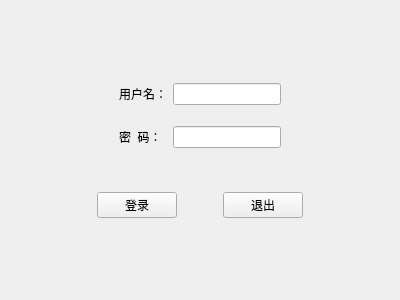
<?xml version="1.0" encoding="UTF-8"?>
<ui version="4.0">
 <class>MainWindow</class>
 <widget class="QMainWindow" name="MainWindow">
  <property name="geometry">
   <rect>
    <x>0</x>
    <y>0</y>
    <width>400</width>
    <height>300</height>
   </rect>
  </property>
  <property name="minimumSize">
   <size>
    <width>400</width>
    <height>300</height>
   </size>
  </property>
  <property name="maximumSize">
   <size>
    <width>400</width>
    <height>300</height>
   </size>
  </property>
  <property name="windowTitle">
   <string>MainWindow</string>
  </property>
  <property name="autoFillBackground">
   <bool>false</bool>
  </property>
  <widget class="QWidget" name="centralwidget">
   <layout class="QVBoxLayout" name="verticalLayout">
    <item>
     <spacer name="verticalSpacer_3">
      <property name="orientation">
       <enum>Qt::Vertical</enum>
      </property>
      <property name="sizeHint" stdset="0">
       <size>
        <width>20</width>
        <height>40</height>
       </size>
      </property>
     </spacer>
    </item>
    <item>
     <widget class="QWidget" name="widget_4" native="true">
      <property name="sizePolicy">
       <sizepolicy hsizetype="Expanding" vsizetype="Fixed">
        <horstretch>0</horstretch>
        <verstretch>0</verstretch>
       </sizepolicy>
      </property>
      <layout class="QGridLayout" name="gridLayout">
       <item row="2" column="1">
        <widget class="QLabel" name="label_2">
         <property name="text">
          <string>密  码：</string>
         </property>
        </widget>
       </item>
       <item row="0" column="0">
        <spacer name="horizontalSpacer_4">
         <property name="orientation">
          <enum>Qt::Horizontal</enum>
         </property>
         <property name="sizeHint" stdset="0">
          <size>
           <width>40</width>
           <height>20</height>
          </size>
         </property>
        </spacer>
       </item>
       <item row="0" column="5">
        <spacer name="horizontalSpacer_5">
         <property name="orientation">
          <enum>Qt::Horizontal</enum>
         </property>
         <property name="sizeHint" stdset="0">
          <size>
           <width>40</width>
           <height>20</height>
          </size>
         </property>
        </spacer>
       </item>
       <item row="2" column="4">
        <widget class="QLineEdit" name="lineEdit_2">
         <property name="echoMode">
          <enum>QLineEdit::Password</enum>
         </property>
        </widget>
       </item>
       <item row="0" column="1">
        <widget class="QLabel" name="label">
         <property name="text">
          <string>用户名：</string>
         </property>
        </widget>
       </item>
       <item row="0" column="4">
        <widget class="QLineEdit" name="lineEdit"/>
       </item>
       <item row="1" column="4">
        <spacer name="verticalSpacer">
         <property name="orientation">
          <enum>Qt::Vertical</enum>
         </property>
         <property name="sizeType">
          <enum>QSizePolicy::Fixed</enum>
         </property>
         <property name="sizeHint" stdset="0">
          <size>
           <width>20</width>
           <height>15</height>
          </size>
         </property>
        </spacer>
       </item>
      </layout>
     </widget>
    </item>
    <item>
     <spacer name="verticalSpacer_4">
      <property name="orientation">
       <enum>Qt::Vertical</enum>
      </property>
      <property name="sizeType">
       <enum>QSizePolicy::Fixed</enum>
      </property>
      <property name="sizeHint" stdset="0">
       <size>
        <width>20</width>
        <height>20</height>
       </size>
      </property>
     </spacer>
    </item>
    <item>
     <widget class="QWidget" name="widget_3" native="true">
      <property name="sizePolicy">
       <sizepolicy hsizetype="Preferred" vsizetype="Fixed">
        <horstretch>0</horstretch>
        <verstretch>0</verstretch>
       </sizepolicy>
      </property>
      <layout class="QHBoxLayout" name="horizontalLayout_3">
       <item>
        <spacer name="horizontalSpacer">
         <property name="orientation">
          <enum>Qt::Horizontal</enum>
         </property>
         <property name="sizeHint" stdset="0">
          <size>
           <width>40</width>
           <height>20</height>
          </size>
         </property>
        </spacer>
       </item>
       <item>
        <widget class="QPushButton" name="pushButton">
         <property name="text">
          <string>登录</string>
         </property>
        </widget>
       </item>
       <item>
        <spacer name="horizontalSpacer_3">
         <property name="orientation">
          <enum>Qt::Horizontal</enum>
         </property>
         <property name="sizeType">
          <enum>QSizePolicy::Fixed</enum>
         </property>
         <property name="sizeHint" stdset="0">
          <size>
           <width>40</width>
           <height>20</height>
          </size>
         </property>
        </spacer>
       </item>
       <item>
        <widget class="QPushButton" name="pushButton_2">
         <property name="text">
          <string>退出</string>
         </property>
        </widget>
       </item>
       <item>
        <spacer name="horizontalSpacer_2">
         <property name="orientation">
          <enum>Qt::Horizontal</enum>
         </property>
         <property name="sizeHint" stdset="0">
          <size>
           <width>40</width>
           <height>20</height>
          </size>
         </property>
        </spacer>
       </item>
      </layout>
     </widget>
    </item>
    <item>
     <spacer name="verticalSpacer_2">
      <property name="orientation">
       <enum>Qt::Vertical</enum>
      </property>
      <property name="sizeHint" stdset="0">
       <size>
        <width>20</width>
        <height>40</height>
       </size>
      </property>
     </spacer>
    </item>
   </layout>
  </widget>
 </widget>
 <resources/>
 <connections/>
</ui>
